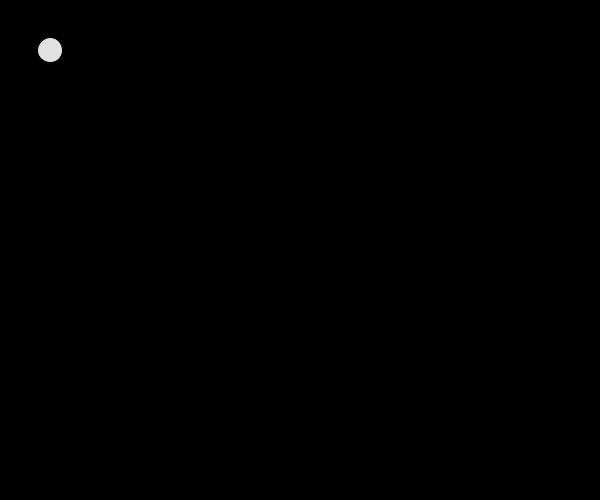
Frame 1 (no input)
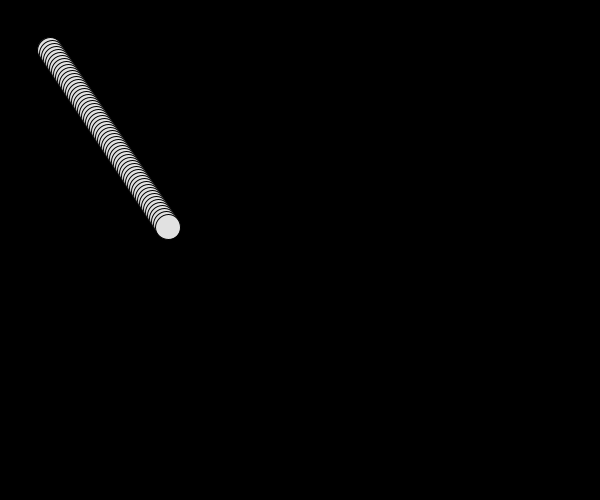
Frame 60 (the mouse pressed at the canvas centre just before this capture)
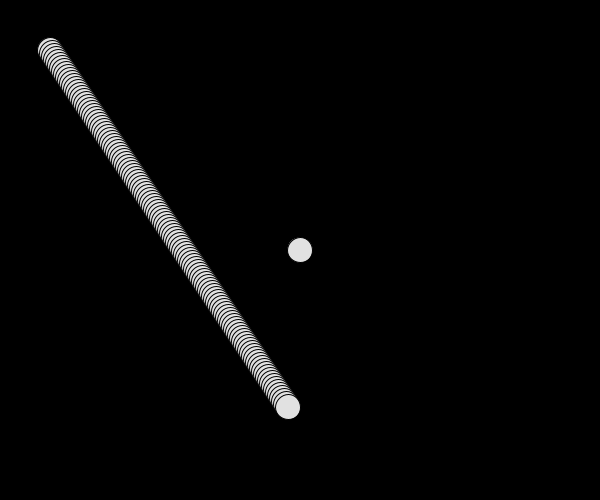
Frame 120 (the mouse held since frame 60 and released just before this capture)

The Processing sketch that drew these frames (run headless with seeded random() and noise(); from frame 60 on, the mouse is pressed at the canvas centre):

// Processing sketch: processing_103342
// ── processing_103342.pde

//Seiji Hall
//7/9/13
//assignment 7
//DMA

void setup() {
  size(600, 500); /*makes the window size 600 x 500*/
  background(0); /*makes BG blak*/
  frameRate(50); /*set framerate to at least 60 i think*/
}

int dx = 2; /*sets dx to 2*/
int dy = 3; /*sets dy to 3*/

int x = 50; /*sets x to 50*/
int y = 50; /*sets y to 50*/

void draw() {
  fill(225); /*fill will be hwhite*/
  ellipse(x, y, 25, 25); /*the rect will be at x,y and 25,25,5<-parameters*/
  
  x = x + dx; /*x will be x + dx*/
  y = y + dy; /*y will be y + dy*/ 
  
  if (x < 0 || x > 475) {
    dx = -1 * dx;
  }
  if (y < 0 || y > 475) {
    dy = -1 * dy;
  }
  if (mousePressed) {
    ellipse(mouseX, mouseY, 25, 25);
  }
}
